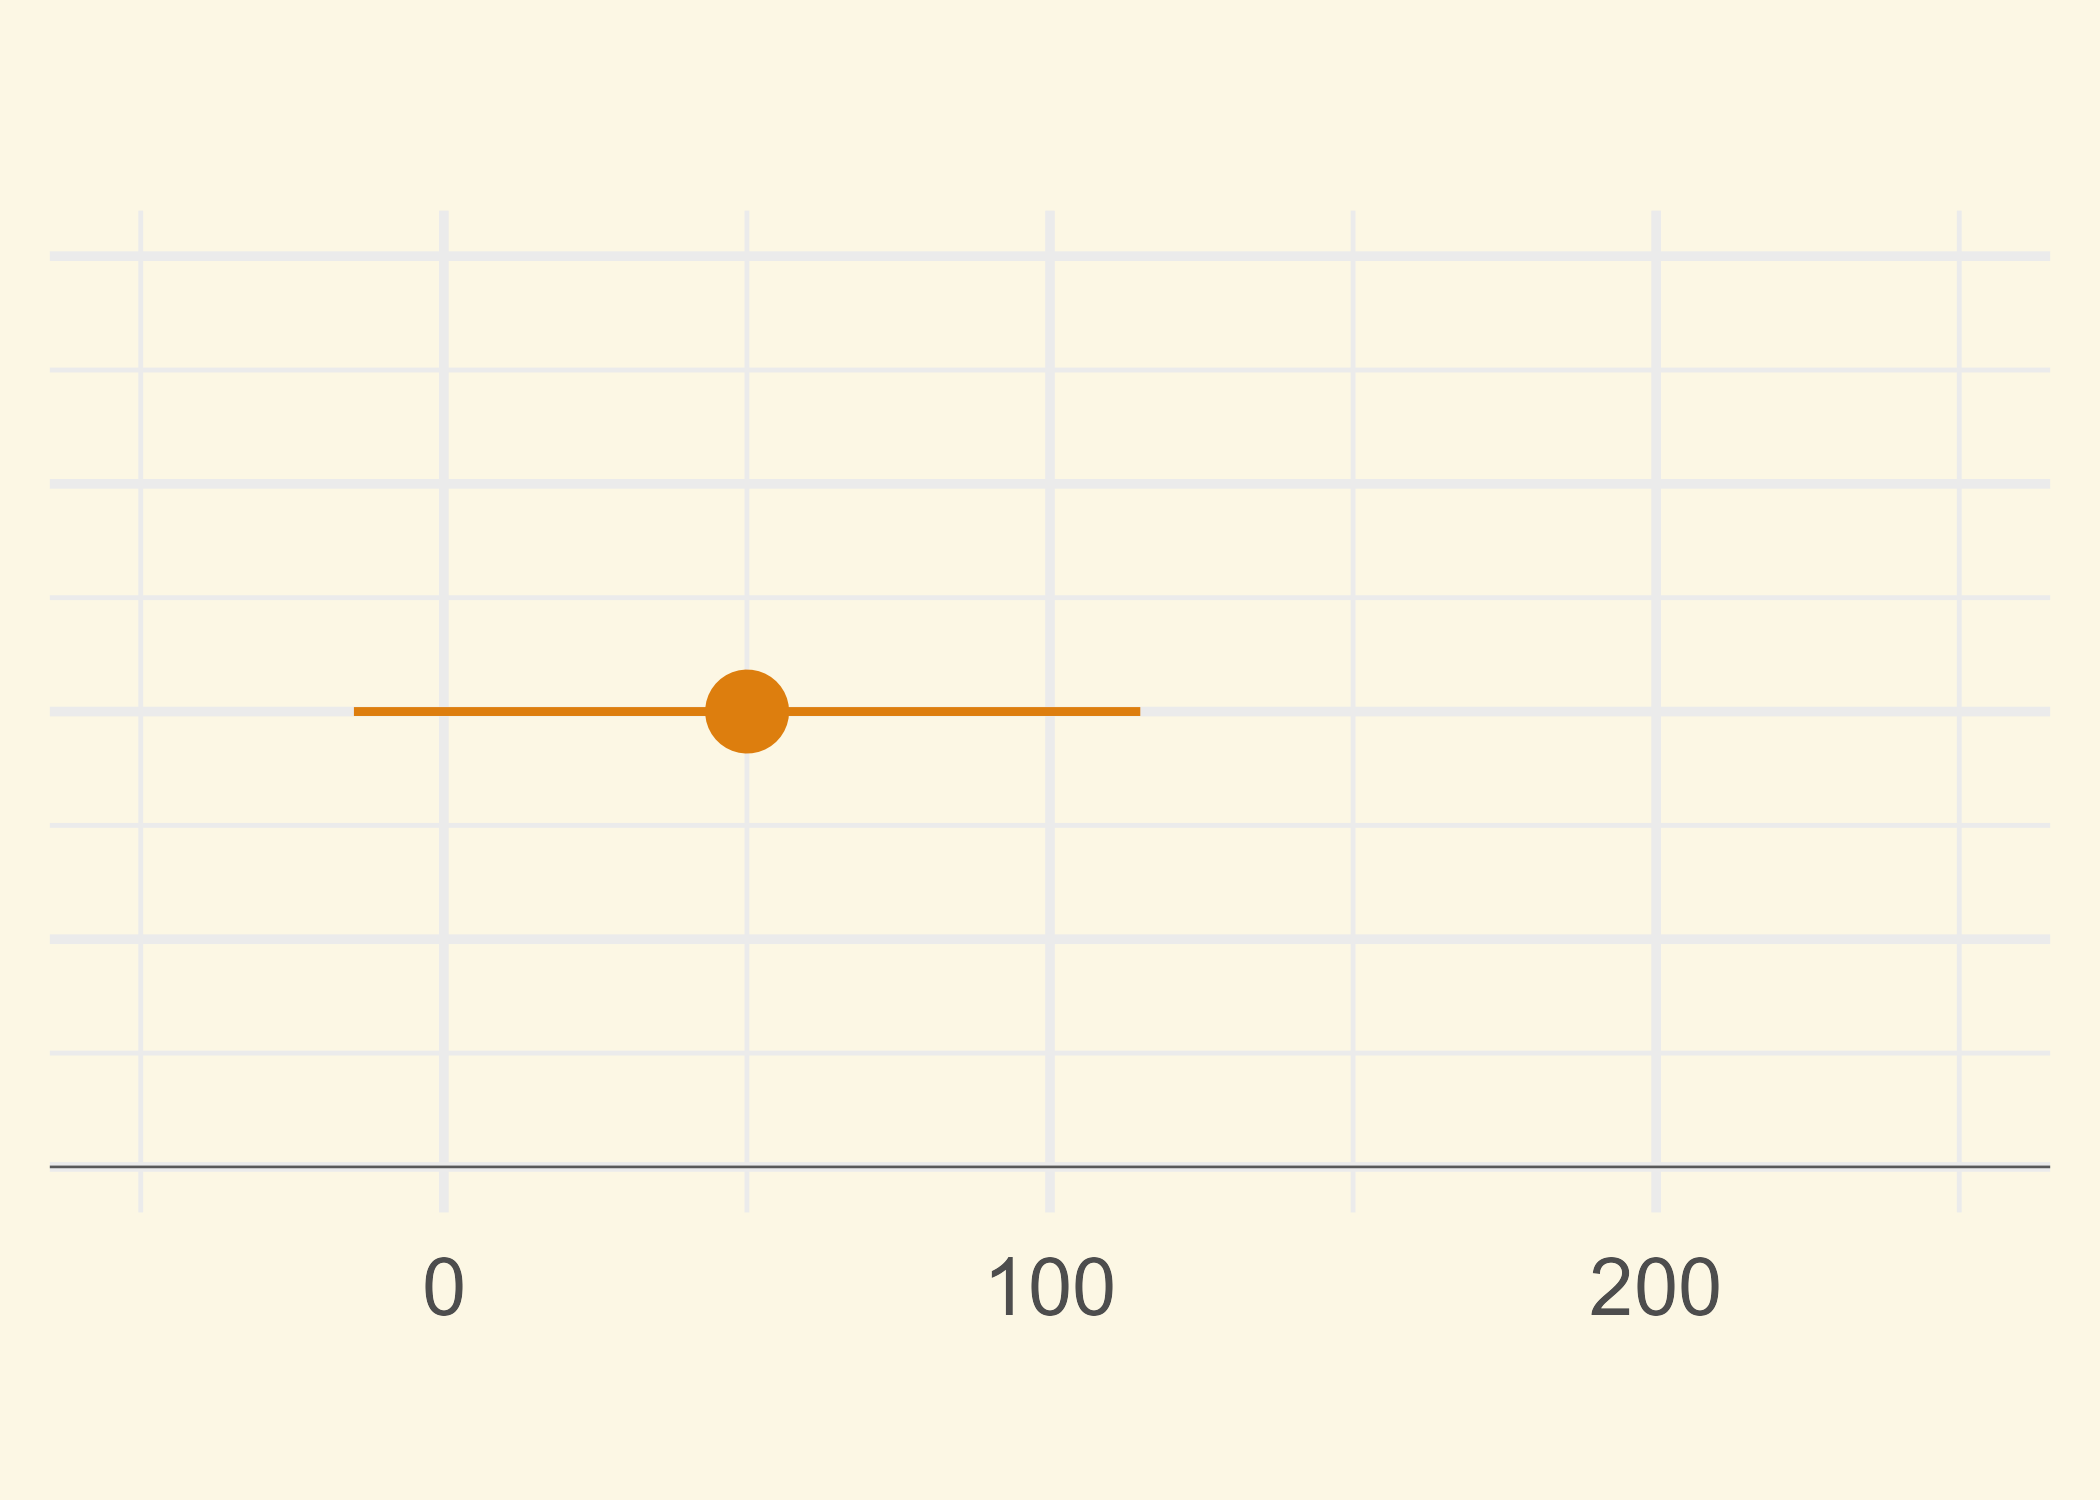

Generate this figure with R:
### Simulate FEV1 difference in means with added 95% CI

library(tidyverse)
library(gganimate)

set.seed(346)

# ---- Simulation parameters ----
n_trials <- 20
n_per_arm <- 250
placebo_mean <- 0
active_mean <- 100
sd_value <- 370

# ---- Simulate trials ----
sim_trials <- map_df(1:n_trials, function(t) {
  tibble(
    trial = t,
    arm = rep(c("Placebo", "Active"), each = n_per_arm),
    value = c(
      rnorm(n_per_arm, mean = placebo_mean, sd = sd_value),
      rnorm(n_per_arm, mean = active_mean, sd = sd_value)
    )
  )
})

# ---- Compute trial-level mean differences ----
trial_results <- sim_trials %>%
  group_by(trial, arm) %>%
  summarise(
    mean = mean(value),
    sd = sd(value),
    n = n(),
    .groups = "drop"
  ) %>%
  pivot_wider(
    names_from = arm,
    values_from = c(mean, sd, n)
  ) %>%
  mutate(
    diff = mean_Active - mean_Placebo
  )

se = sqrt(2*(sd_value**2)/n_per_arm)

# ---- Prepare data for animation ----
trial_results_anim <- trial_results %>%
  arrange(trial) %>%
  mutate(
    trial_factor = factor(trial),
    ci_lower = diff - 1.96 * se,
    ci_upper = diff + 1.96 * se
  )

# ---- Fit normal distribution parameters ----
# 

diff_sd <- sd(trial_results$diff)

# ---- Animated plot ----
p_anim <- ggplot(trial_results_anim, aes(x = diff)) +
  # stat_function(fun = dnorm,
  #               args = list(mean = active_mean, sd = sem),
  #               linewidth = 0.1,
  #               color="#DD7E0E") +
  
  # 95% CI with whiskers
  geom_segment(
    aes(x = ci_lower, xend = ci_upper, y = 1, yend = 1),
    linewidth = 1.0, color = "#DD7E0E"
  ) +
  geom_segment(
    aes(x = ci_lower, xend = ci_lower, y = -1.1, yend = 1.1),
    linewidth = 1.0, color = "#DD7E0E"
  ) +
  geom_segment(
    aes(x = ci_upper, xend = ci_upper, y = -1.1, yend = 1.1),
    linewidth = 1.0, color = "#DD7E0E"
  ) +

  geom_point(aes(y = 1), color = "#DD7E0E", size = 8) +
  geom_hline(yintercept = 0, color = "#595959", size = 0.3) +
  geom_vline(xintercept = 100,
             color = "#DD7E0E",
             linetype = "dashed",
             linewidth = 1) +
  labs(
    title = " ",
    x = " ",
    y = NULL   # remove y-axis label
  ) +
  scale_x_continuous(limits = c(-50, 250)) +  # set x-axis range
  scale_y_continuous(limits = c(0, 2)) +  # set x-axis range
  theme_minimal(base_size = 24) +
  theme(
    axis.text.y = element_blank(),    # remove y-axis tick labels
    axis.ticks.y = element_blank(),    # remove y-axis ticks
    plot.background = element_rect(fill = "#FCF7E4", color = NA),   # background color
    panel.background = element_rect(fill = "#FCF7E4", color = NA)) +
  transition_states(
    trial_factor,
    transition_length = 5,
    state_length = 5
  )

# Render animation (slower)
animate(p_anim, fps = 2, width = 350, height = 250)

anim_out <- animate(p_anim, nframes=100, fps=5, width=700, height=500, renderer = gifski_renderer(loop = TRUE))
anim_save("fev_sim02.gif", anim_out)

# Single instance

p_static <- trial_results_anim %>%
  filter(trial == 1) %>%
  ggplot(aes(x = diff)) +
  # stat_function(fun = dnorm,
  #               args = list(mean = active_mean, sd = sem),
  #               linewidth = 0.1) +
  geom_segment(
    aes(x = ci_lower, xend = ci_upper, y = 1, yend = 1),
    linewidth = 1.0, color = "#DD7E0E"
  ) +
  geom_segment(
    aes(x = ci_lower, xend = ci_lower, y = -1.1, yend = 1.1),
    linewidth = 1.0, color = "#DD7E0E"
  ) +
  geom_segment(
    aes(x = ci_upper, xend = ci_upper, y = -1.1, yend = 1.1),
    linewidth = 1.0, color = "#DD7E0E"
  ) +
  geom_point(aes(y = 1), color = "#DD7E0E", size = 8) +
  geom_hline(yintercept = 0, color = "#595959", size = 0.3) +
  # geom_vline(xintercept = 100,
  #            color = "#DD7E0E",
  #            linetype = "dashed",
  #            linewidth = 1) +
  scale_x_continuous(limits = c(-50, 250)) +  # set x-axis range
  scale_y_continuous(limits = c(0, 2)) +  # set x-axis range
  labs(
    title = " ",
    x = " ",
    y = NULL   # remove y-axis label
  ) +
  scale_x_continuous(limits = c(-50, 250)) +  # set x-axis range
  theme_minimal(base_size = 24) +
  theme(
    axis.text.y = element_blank(),    # remove y-axis tick labels
    axis.ticks.y = element_blank(),    # remove y-axis ticks
    plot.background = element_rect(fill = "#FCF7E4", color = NA),   # background color
    panel.background = element_rect(fill = "#FCF7E4", color = NA))

ggsave(p_static, filename = "fev_sim02.png",width=7, height=5)
